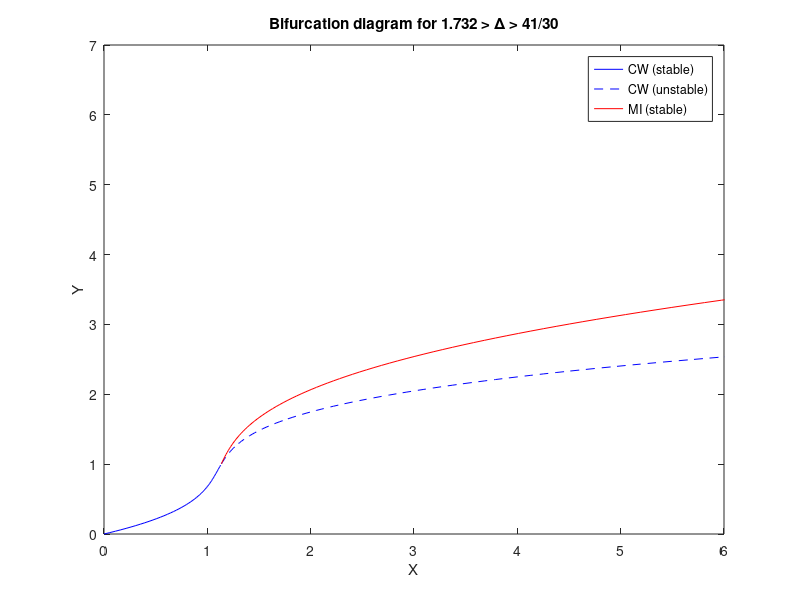

Write MATLAB code to recreate this figure.
delta = 41/30;
Y = linspace(0,4,200);
x = zeros(size(Y));

X = Y.^3 - 2*delta*Y.^2 + (delta^2 + 1)*Y;
plot(X(Y<1),Y(Y<1), 'b'), xlim([0,6]), xlabel('X'), ylabel('Y')
hold on 
plot(X(Y >= 1),Y(Y >= 1), 'b--'), xlim([0,6]), xlabel('X'), ylabel('Y')
plot(X(Y >= 1),Y(Y >= 1).^1.3, 'r'), xlim([0,6]), xlabel('X'), ylabel('Y')
hold off
legend('CW (stable)','CW (unstable)','MI (stable)')
title('Bifurcation diagram for 1.732 > \Delta > 41/30')